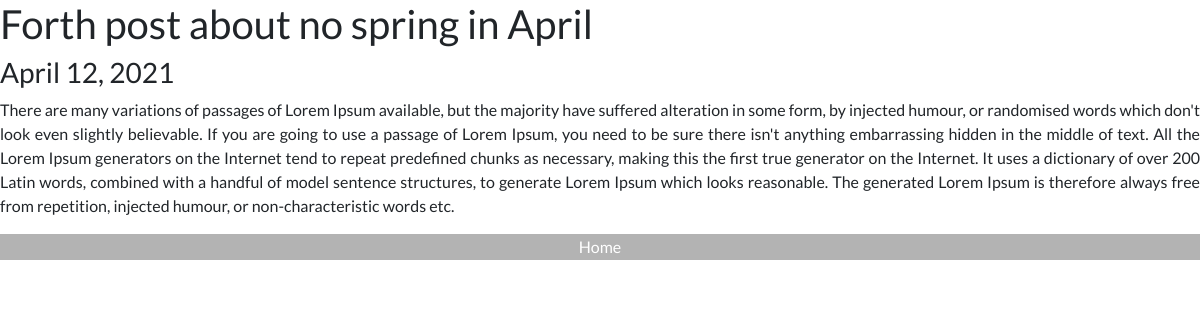
Page /6 on the committed database.
### blog/models.py (models this page shows, shortened)
class Post(models.Model):
    title = models.CharField(max_length=200)
    text = models.TextField()
    date = models.DateField()

### blog/views.py (the view)
# urls.py: path('<int:postId>', views.detail, name='detail'),
def detail(request, postId):
    post = get_object_or_404(Post, pk=postId)
    return render(request, 'detail.html', {'post': post})

### blog/templates/detail.html
{% extends 'base.html' %}
{% block content %}
<div class="row detail">
<h1>{{post.title}}</h1>
<h3>{{post.date}}</h3>
<p>{{post.text}}</p>
<a class="btn-shape btn-grey" href="{%url 'home'%}">Home</a>
</div>
{% endblock content %}

### blog/static/css/styles.css (style rules this page uses)
* { margin: 0; padding: 0; box-sizing: border-box; }
a { text-decoration: none; }
body { font-family: 'Lato', sans-serif; }
.row { max-width: 1200px; margin: 0 auto; }
.btn-shape { transition: all 0.5s; text-align: center; }
.btn-grey { background-color: #b3b3b3; color: white; border: 1px solid #b3b3b3; }
.detail h1, .detail h3, .detail p { padding: 0px; }
.detail p { text-align: justify; }

### rows in the picture
Post: title "Forth post about no spring in April", date "April 12, 2021", text "There are many variations of passages of Lorem Ipsum available, but the majority have suffered alteration in some form, by injected humour, or randomised words which don't look even slightly believable. If you are going to use a passage of Lorem Ipsum, you need to be sure there isn't anything embarrassing hidden in the middle of text. All the Lorem Ipsum generators on the Internet tend to repeat predefined chunks as necessary, making this the first true generator on the Internet. It uses a dictionary of over 200 Latin words, combined with a handful of model sentence structures, to generate Lorem Ipsum which looks reasonable. The generated Lorem Ipsum is therefore always free from…"
